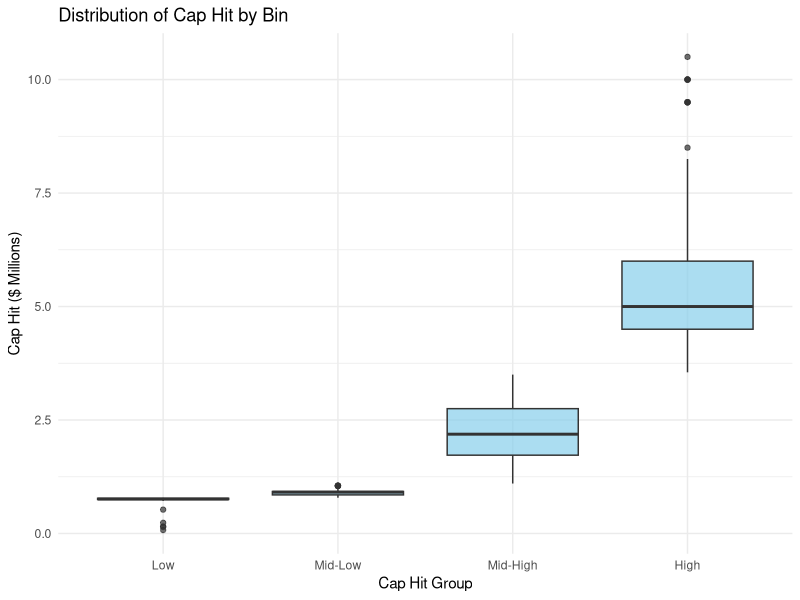
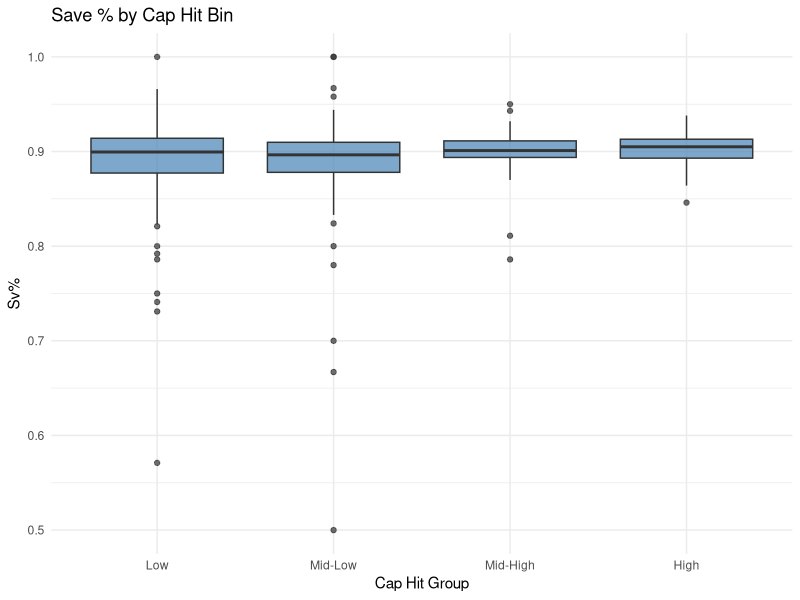
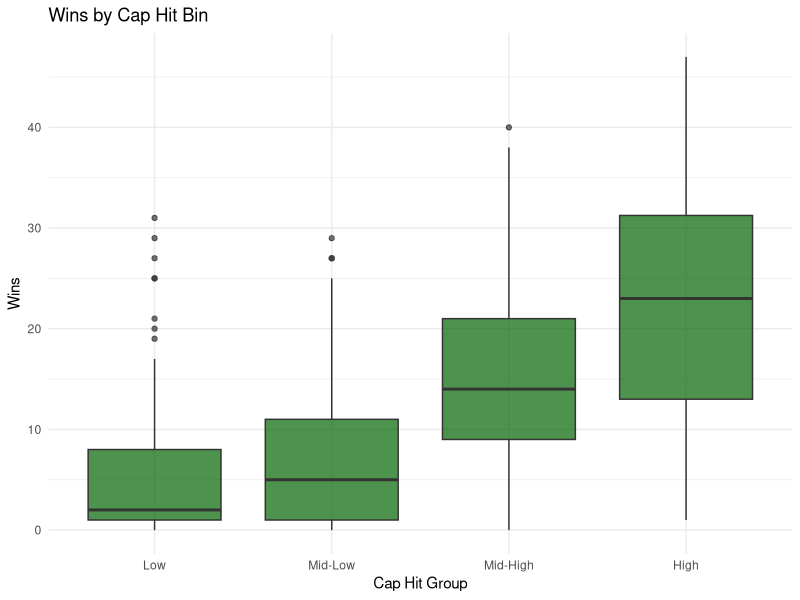
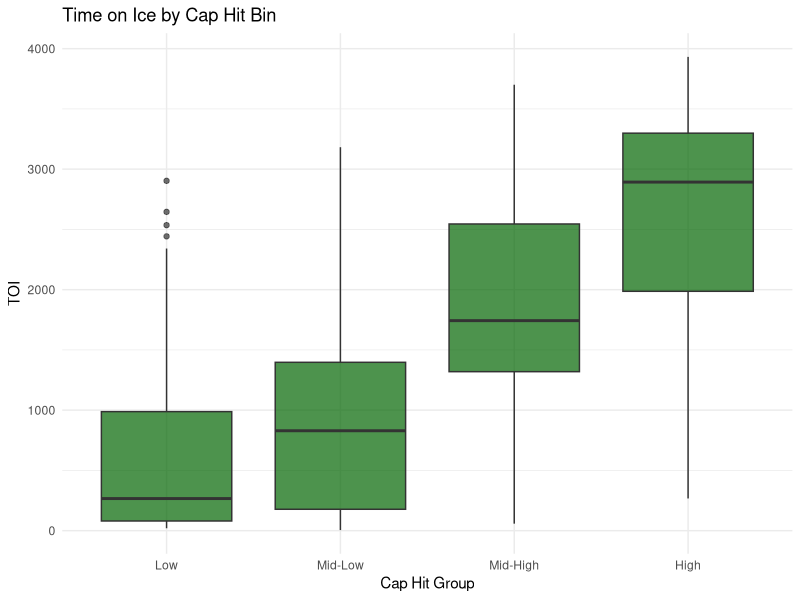
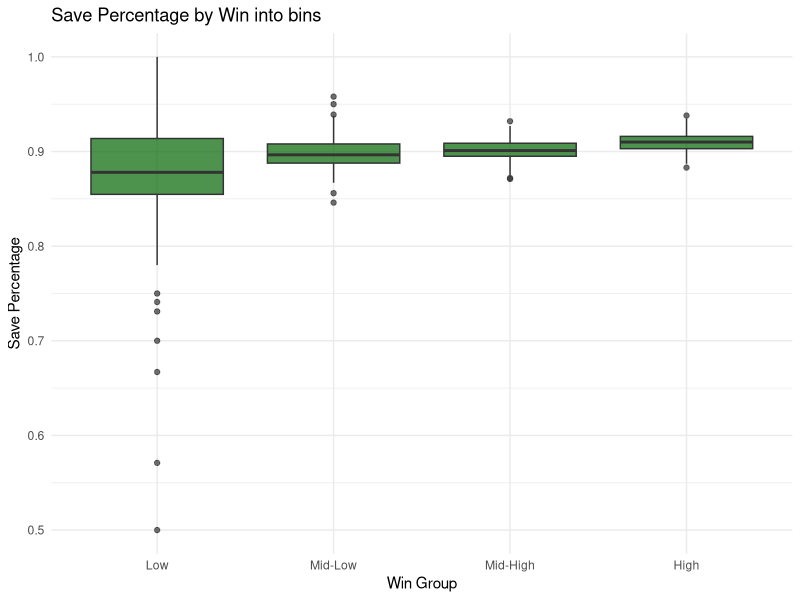
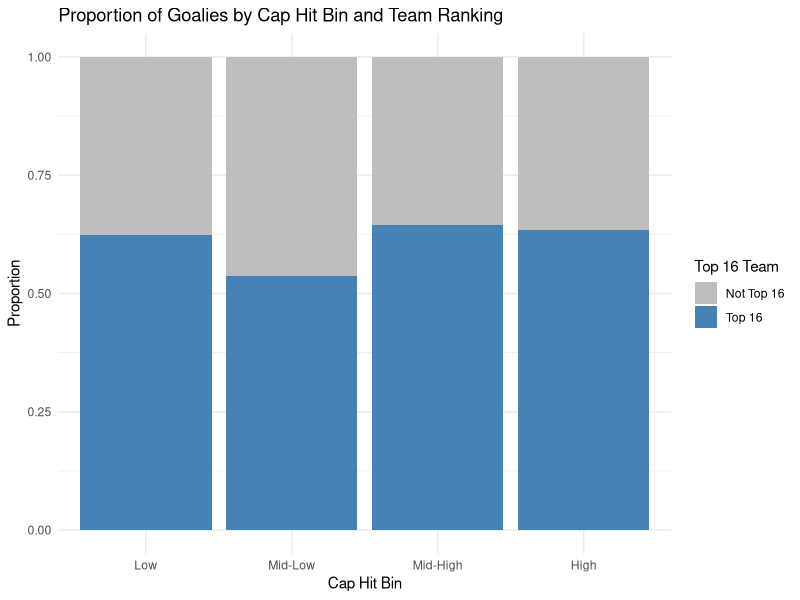
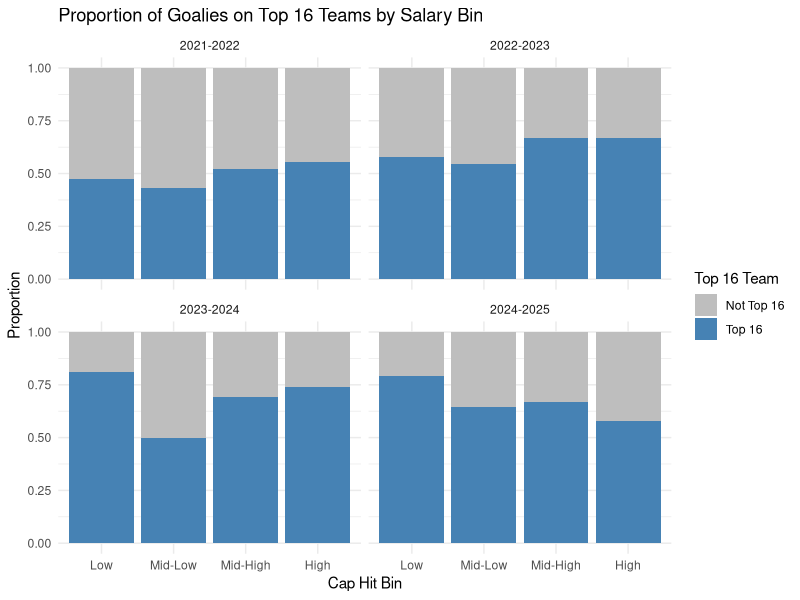
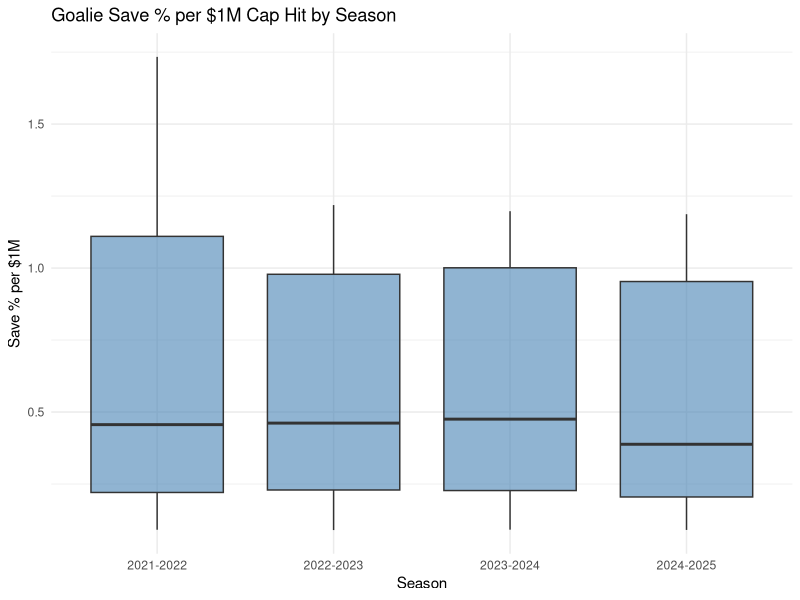

Source code (R) for these figures, in order:
## ---- chunk 1
library(tidyverse)
library(lubridate)
library(ggplot2)
library(gridExtra)
library(dplyr)
library(stringr)
library(broom)
library(purrr)
library(readr)
library(car)
library(lmtest)
library(sandwich)
library(broom)
goalies = read.csv("Complete_Combined_Goalie_Stats_2021_to_2025.csv") # Read in full data set

team_results = read.csv("Combined_Team_Results_2021_to_2025.csv") # Read in team results data set

goalies <- goalies %>%

  mutate(Cap_Hit = as.numeric(gsub("[^0-9]", "", `CapHit`)) / 1e6) #Remove non-numeric characters&convert Cap Hit (millions)

goalies <- goalies %>%

  mutate(Sv_percent = as.numeric(gsub("[^0-9\\.]", "", `Svpercent`))) # Convert Sv% column to numeric

goalies <- goalies %>%

  mutate(TOI_minutes = sapply(strsplit(TOI, ":"), function(x) as.numeric(x[1]) + as.numeric(x[2]) / 60)) # Convert TOI from HH:MM format to total minutes

goalies <- goalies %>%

  filter(!is.na(Cap_Hit), Cap_Hit > 0,

         #!is.na(TOI_minutes), TOI_minutes > 0

         !Player_Name %in% c("Thomas Hodges", "Matt Berlin", "Jett Alexander")) # Filter out goalies with 0 or NA Cap_Hit or TOI_minutes and the three EBUG


goalies <- goalies %>%

  mutate(SA = as.integer(gsub(",", "", SA)))  # Remove commas and convert to integer

goalies <- goalies %>%

  mutate(SA = as.integer(SA))

goalies <- goalies %>%

  mutate(Svs = as.integer(gsub(",", "", Svs)))  # Remove commas and convert to integer

goalies <- goalies %>%

  mutate(Svs = as.integer(Svs))

## ---- chunk 2

quantiles <- quantile(goalies$Cap_Hit, probs = seq(0, 1, 0.25), na.rm = TRUE)

cap_hit_quartiles <- quantile(goalies$Cap_Hit, probs = seq(0, 1, 0.25), na.rm = TRUE)

q0  <- cap_hit_quartiles[1]  # Minimum

q1  <- cap_hit_quartiles[2]  # 25th percentile

q2  <- cap_hit_quartiles[3]  # Median

q3  <- cap_hit_quartiles[4]  # 75th percentile

q4  <- cap_hit_quartiles[5]  # Maximum

# Step 1: Create quartile bins
cap_hit_quartiles <- quantile(goalies$Cap_Hit, probs = seq(0, 1, 0.25), na.rm = TRUE)

goalies <- goalies %>%
  mutate(
    cap_quartile = cut(
      Cap_Hit,
      breaks = cap_hit_quartiles,
      include.lowest = TRUE,
      labels = c("Q1", "Q2", "Q3", "Q4")
    )
  )

# Step 2: Calculate median Cap_Hit for each quartile group
median_by_quartile <- goalies %>%
  group_by(cap_quartile) %>%
  summarise(median_Cap_Hit = median(Cap_Hit, na.rm = TRUE))

# View result
print(median_by_quartile)

goalies <- goalies %>%
  mutate(Sv_percent = as.numeric(gsub("[^0-9\\.]", "", Sv_percent)))

# Step 2: Calculate average Save Percentage
average_sv_percent <- mean(goalies$Sv_percent, na.rm = TRUE)

# View result
print(average_sv_percent)

## ---- chunk 3

goalies <- goalies %>%

  mutate(Cap_Hit_Bin = cut(Cap_Hit, 

                           breaks = quantile(Cap_Hit, probs = seq(0, 1, 0.25), na.rm = TRUE),

                           include.lowest = TRUE,

                           labels = c("Low", "Mid-Low", "Mid-High", "High")))

goalies <- goalies %>%

  mutate(Wins_Bin = cut(Wins,

                        breaks = quantile(Wins, probs = seq(0, 1, 0.25), na.rm = TRUE),

                        include.lowest = TRUE,

                        labels = c("Low", "Mid-Low", "Mid-High", "High")))

plot1 <- ggplot(goalies, aes(x = Cap_Hit_Bin, y = Cap_Hit)) +

  geom_boxplot(fill = "skyblue", alpha = 0.7) +

  labs(

    title = "Distribution of Cap Hit by Bin",

    x = "Cap Hit Group",

    y = "Cap Hit ($ Millions)"

  ) +

  theme_minimal()

plot2 <- ggplot(goalies, aes(x = Cap_Hit_Bin, y = Sv_percent)) +

  geom_boxplot(fill = "steelblue", alpha = 0.7) +

  labs(title = "Save % by Cap Hit Bin", x = "Cap Hit Group", y = "Sv%") +

  theme_minimal()

plot3 <- ggplot(goalies, aes(x = Cap_Hit_Bin, y = Wins)) +

  geom_boxplot(fill = "darkgreen", alpha = 0.7) +

  labs(title = "Wins by Cap Hit Bin", x = "Cap Hit Group", y = "Wins") +

  theme_minimal()

plot4 <- ggplot(goalies, aes(x = Wins_Bin, y = Svpercent)) +

  geom_boxplot(fill = "darkgreen", alpha = 0.7) +

  labs(

    title = "Save Percentage by Win into bins", x = "Win Group", y = "Save Percentage") +

  theme_minimal()

plot5 <- ggplot(goalies, aes(x = Cap_Hit_Bin, y = TOI_minutes)) +

  geom_boxplot(fill = "darkgreen", alpha = 0.7) +

  labs(title = "Time on Ice by Cap Hit Bin", x = "Cap Hit Group", y = "TOI") +

  theme_minimal()

plot1

#grid.arrange(plot1, plot2, plot3, ncol = 1, nrow = 3) # Plots
## ---- chunk 4

plot2
## ---- chunk 5

plot3
## ---- chunk 6

plot5
## ---- chunk 7

wins_quartiles <- quantile(goalies$Wins, probs = seq(0, 1, 0.25), na.rm = TRUE)

# Assign each quantile to a variable

q0_wins <- wins_quartiles[1]  # Minimum

q1_wins <- wins_quartiles[2]  # 25th percentile (Q1)

q2_wins <- wins_quartiles[3]  # Median (Q2)

q3_wins <- wins_quartiles[4]  # 75th percentile (Q3)

q4_wins <- wins_quartiles[5]  # Maximum

plot4
## ---- chunk 8

goalies_combined <- goalies %>%

  left_join(team_results, by = c("Team", "Season"))

cap_breaks <- quantile(goalies_combined$Cap_Hit, probs = seq(0, 1, 0.25), na.rm = TRUE)

goalies_combined <- goalies_combined %>%

  mutate(Cap_Hit_Bin = cut(Cap_Hit, 

                           breaks = cap_breaks,

                           include.lowest = TRUE,

                           labels = c("Low", "Mid-Low", "Mid-High", "High")))


team_goalie_caps <- goalies_combined %>%

  group_by(Team, Season) %>%

  summarise(

    Total_Goalie_Cap = sum(Cap_Hit, na.rm = TRUE),

    Avg_Goalie_Cap = mean(Cap_Hit, na.rm = TRUE),

    .groups = "drop"

  )

team_wins <- goalies_combined %>%

  dplyr::select(Team, Season, Wins = P.y) %>%

  distinct()

team_model_data <- team_goalie_caps %>%

  left_join(team_wins, by = c("Team", "Season"))

cup_winners <- tibble::tibble(

  Season = c("2021-2022", "2022-2023", "2023-2024", "2024-2025"),

  Team = c("COL", "VGK", "FLA", "FLA")

)

team_model_data <- team_model_data %>%

  left_join(cup_winners %>% mutate(Cup_Winner = TRUE), by = c("Team", "Season")) %>%

  mutate(

    Cup_Winner = ifelse(is.na(Cup_Winner), FALSE, Cup_Winner),

    Label = ifelse(Cup_Winner, paste0(Team, " (", substr(Season, 6, 9), ")"), NA)

  )

goalies_combined <- goalies_combined %>%

  group_by(Season) %>%

  mutate(Rank = dense_rank(desc(P.y))) %>%

  ungroup()

goalies_combined <- goalies_combined %>%

  mutate(Top16 = ifelse(Rank <= 16, 1, 0))  # 1 = Top 16 team

summary_table <- goalies_combined %>%

  group_by(Season, Cap_Hit_Bin, Top16) %>%

  summarise(

    Num_Goalies = n(),

    Avg_SvPct = mean(Sv_percent, na.rm = TRUE),

    Avg_Wins = mean(Wins, na.rm = TRUE),

    .groups = "drop"

  ) %>%

  arrange(Season, Cap_Hit_Bin, desc(Top16))

team_model_data <- team_model_data %>%

  left_join(

    goalies_combined %>% select(Team, Season, Top16) %>% distinct(),

    by = c("Team", "Season")

  )

goalies_combined %>%

  group_by(Cap_Hit_Bin, Top16) %>%

  summarise(n = n(), .groups = "drop") %>%

  mutate(percent = n / sum(n)) %>%

  ggplot(aes(x = Cap_Hit_Bin, y = percent, fill = as.factor(Top16))) +

  geom_bar(stat = "identity", position = "fill") +

  scale_fill_manual(values = c("gray", "steelblue"), labels = c("Not Top 16", "Top 16")) +

  labs(title = "Proportion of Goalies by Cap Hit Bin and Team Ranking",

       x = "Cap Hit Bin", y = "Proportion", fill = "Top 16 Team") +

  theme_minimal()
## ---- chunk 9

goalies_combined %>%

  group_by(Season, Cap_Hit_Bin, Top16) %>%

  summarise(n = n(), .groups = "drop") %>%

  group_by(Season, Cap_Hit_Bin) %>%

  mutate(percent = n / sum(n)) %>%

  ggplot(aes(x = Cap_Hit_Bin, y = percent, fill = as.factor(Top16))) +

  geom_bar(stat = "identity", position = "fill") +

  facet_wrap(~Season) +

  scale_fill_manual(values = c("gray", "steelblue"), labels = c("Not Top 16", "Top 16")) +

  labs(

    title = "Proportion of Goalies on Top 16 Teams by Salary Bin",

    x = "Cap Hit Bin", y = "Proportion", fill = "Top 16 Team"

  ) +

  theme_minimal()
## ---- chunk 10

goalies <- goalies %>%

  mutate(

    SvPct_per_M = Sv_percent / Cap_Hit,

    Wins_per_M = Wins / Cap_Hit,

    SO_per_M = SO / Cap_Hit

  )

goalies_roi <- goalies %>%

  filter(TOI_minutes > 300, Cap_Hit > 0.5)


ggplot(goalies_roi, aes(x = Season, y = SvPct_per_M)) +

  geom_boxplot(fill = "steelblue", alpha = 0.6) +

  labs(

    title = "Goalie Save % per $1M Cap Hit by Season",

    x = "Season",

    y = "Save % per $1M"

  ) +

  theme_minimal()
## ---- chunk 11

ggplot(goalies, aes(x = Sv_percent)) +

  geom_histogram(aes(y = ..density..), bins = 30, fill = "steelblue", alpha = 0.6) +

  geom_density(color = "darkred", linewidth = 1) +

  labs(

    title = "Distribution of Save Percentage",

    x = "Sv%",

    y = "Density"

  ) +

  theme_minimal()
## ---- chunk 12

ggplot(goalies, aes(x = Wins)) +

  geom_histogram(aes(y = ..density..), bins = 30, fill = "steelblue", alpha = 0.6) +

  geom_density(color = "darkred", linewidth = 1) +

  labs(

    title = "Distribution of Wins",

    x = "Wins",

    y = "Density"

  ) +

  theme_minimal()
## ---- chunk 13

ggplot(goalies, aes(x = TOI_minutes)) +

  geom_histogram(aes(y = ..density..), bins = 30, fill = "steelblue", alpha = 0.6) +

  geom_density(color = "darkred", linewidth = 1) +

  labs(

    title = "Distribution of Time on Ice",

    x = "TOI",

    y = "Density"

  ) +

  theme_minimal()
## ---- chunk 14

goalies <- goalies %>%

  mutate(

    Wins_per_M = Wins/Cap_Hit,

    SvPct_per_M = Sv_percent/Cap_Hit,

    SO_per_M = SO/Cap_Hit

  )

plot6 = ggplot(goalies, aes(x = Sv_percent, y = Wins_per_M)) +

  geom_point(aes(size = TOI_minutes, color = Cap_Hit)) +

  scale_color_viridis_c() +

  labs(title = "Wins per $1M vs. Save %", x = "Save %", y = "Wins per $1M Cap Hit") +

  theme_minimal()

plot7 = ggplot(goalies, aes(x = Sv_percent, y = Cap_Hit)) +

  geom_point(aes(size = TOI_minutes), alpha = 0.6) +

  geom_smooth(method = "lm", se = FALSE, color = "blue") +

  labs(

    title = "Cap Hit vs. Save %",

    x = "Save %",

    y = "Cap Hit ($M)",

    size = "TOI"  # Change legend title for point size

  ) +

  theme_minimal()

plot6

#grid.arrange(plot3, plot4, ncol = 1, nrow = 2) # Plots
## ---- chunk 15

plot7
## ---- chunk 16

model_sv <- lm(Sv_percent ~ Cap_Hit, data = goalies)

summary(model_sv)
## ---- chunk 17

ggplot(goalies, aes(x = Cap_Hit, y = Sv_percent)) +

  geom_point(alpha = 0.6, color = "steelblue", size = 3) +

  geom_smooth(method = "lm", se = TRUE, color = "darkred", linewidth = 1.2) +

  labs(

    title = "Regression: Cap Hit vs. Save Percentage",

    x = "Cap Hit ($ Millions)",

    y = "Sv%"

  ) +

  theme_minimal()
## ---- chunk 18

Wins_model <- lm(Wins ~ Cap_Hit, data = goalies)

summary(model_sv)
## ---- chunk 19

ggplot(goalies, aes(x = Cap_Hit, y = Wins)) +

  geom_point(alpha = 0.6, color = "steelblue", size = 3) +

  geom_smooth(method = "lm", se = TRUE, color = "darkred", linewidth = 1.2) +

  labs(

    title = "Regression: Cap Hit vs. Wins",

    x = "Cap Hit ($ Millions)",

    y = "Wins"

  ) +

  theme_minimal()

r2_caphit <- summary(Wins_model)$r.squared
## ---- chunk 20

toi_model <- lm(TOI_minutes ~ Cap_Hit, data = goalies)

summary(toi_model)


## ---- chunk 21

ggplot(goalies, aes(x = Cap_Hit, y = TOI_minutes)) +

  geom_point(alpha = 0.6, color = "steelblue", size = 3) +

  geom_smooth(method = "lm", se = TRUE, color = "darkred", linewidth = 1.2) +

  labs(

    title = "Regression: Cap Hit vs. TOI",

    x = "Cap Hit ($ Millions)",

    y = "TOI"

  ) +

  theme_minimal()

r3_caphit <- summary(toi_model)$r.squared


## ---- chunk 22

ggplot(team_model_data, aes(x = Total_Goalie_Cap, y = Wins, color = Cup_Winner)) +

  geom_point(size = 3) +

  geom_smooth(method = "lm", se = TRUE, color = "gray") +

  geom_text(

    data = filter(team_model_data, Cup_Winner == TRUE),

    aes(label = Label),

    vjust = -1, fontface = "bold", size = 4, color = "black"

  ) +

  scale_color_manual(values = c("FALSE" = "darkblue", "TRUE" = "gold"),

                     labels = c("No", "Yes"),

                     name = "Stanley Cup Winner") +

  labs(

    title = "Team Wins vs. Total Goalie Cap Hit",

    x = "Total Goalie Cap Hit (in Millions)",

    y = "Team Wins"

  ) +

  theme_minimal()
## ---- chunk 23

ggplot(team_model_data, aes(x = Total_Goalie_Cap, y = Wins, color = as.factor(Top16))) +

  geom_point(size = 3) +

  geom_smooth(method = "lm", se = TRUE, color = "gray") +

  geom_text(

    data = filter(team_model_data, Top16 == 1),

    aes(label = Label),

    vjust = -1, fontface = "bold", size = 3.5, color = "black"

  ) +

  scale_color_manual(

    values = c("0" = "darkblue", "1" = "orange"),

    labels = c("No", "Yes"),

    name = "Top 16 Team"

  ) +

  facet_wrap(~ Season) +

  labs(

    title = "Team Wins vs. Total Goalie Cap Hit by Season",

    x = "Total Goalie Cap Hit (in Millions)",

    y = "Team Wins"

  ) +

  theme_minimal()
## ---- chunk 24

team_model_data <- team_model_data %>%

  group_by(Season) %>%

  mutate(Rank = dense_rank(desc(Wins))) %>%

  ungroup()

goalie_perf_summary <- goalies_combined %>%

  group_by(Team, Season) %>%

  summarise(

    Avg_SvPct = mean(Sv_percent, na.rm = TRUE),

    Total_Goalie_Cap = sum(Cap_Hit, na.rm = TRUE),

    .groups = "drop"

  )

team_model_data <- team_model_data %>%

  left_join(goalie_perf_summary, by = c("Team", "Season"))

# Step 1: Load your data

df <- team_model_data

# Step 2: Identify duplicate base column names

x_cols <- names(df)[str_ends(names(df), "\\.x")]

y_cols <- names(df)[str_ends(names(df), "\\.y")]

# Get base names that have both .x and .y

base_names <- intersect(str_remove(x_cols, "\\.x"), str_remove(y_cols, "\\.y"))

# Step 3: Drop .y columns

df_clean <- df %>%

  dplyr::select(-all_of(paste0(base_names, ".y")))

# Step 4: Rename .x columns to base names

names(df_clean) <- str_replace(names(df_clean), "\\.x$", "")

team_model_data <- df_clean
## ---- chunk 25
# Define the season salary caps
cap_by_season <- c(
  "2021-2022" = 81.5,
  "2022-2023" = 82.5,
  "2023-2024" = 83.5,
  "2024-2025" = 83.5  # Or 88.0 if you're using the upper cap
)

# Compute Cap Hit as % of team cap
goalies <- goalies %>%
  mutate(Cap_Percent = Cap_Hit / cap_by_season[Season])

# Create bins based on Cap_Percent
goalies <- goalies %>%
  mutate(Cap_Percent_Bin = cut(Cap_Percent,
                               breaks = quantile(Cap_Percent, probs = seq(0, 1, 0.25), na.rm = TRUE),
                               include.lowest = TRUE,
                               labels = c("Low", "Mid-Low", "Mid-High", "High")))

# Create bins based on Cap_Percent
goalies <- goalies %>%
  mutate(Cap_Percent_Bin = cut(Cap_Percent,
                               breaks = quantile(Cap_Percent, probs = seq(0, 1, 0.25), na.rm = TRUE),
                               include.lowest = TRUE,
                               labels = c("Low", "Mid-Low", "Mid-High", "High")))

# Plot: Cap_Percent vs Cap_Percent_Bin
plot1 <- ggplot(goalies, aes(x = Cap_Percent_Bin, y = Cap_Percent)) +
  geom_boxplot(fill = "skyblue", alpha = 0.7) +
  labs(title = "Distribution of Cap % by Bin",
       x = "Cap % Group",
       y = "Cap Hit (% of Salary Cap)") +
  theme_minimal()

# Plot: Sv% vs Cap_Percent_Bin
plot2 <- ggplot(goalies, aes(x = Cap_Percent_Bin, y = Sv_percent)) +
  geom_boxplot(fill = "steelblue", alpha = 0.7) +
  labs(title = "Save % by Cap % Bin",
       x = "Cap % Group", y = "Sv%") +
  theme_minimal()

# Plot: Wins vs Cap_Percent_Bin
plot3 <- ggplot(goalies, aes(x = Cap_Percent_Bin, y = Wins)) +
  geom_boxplot(fill = "darkgreen", alpha = 0.7) +
  labs(title = "Wins by Cap % Bin",
       x = "Cap % Group", y = "Wins") +
  theme_minimal()

# Plot: TOI vs Cap_Percent_Bin
plot4 <- ggplot(goalies, aes(x = Cap_Percent_Bin, y = TOI_minutes)) +
  geom_boxplot(fill = "darkgreen", alpha = 0.7) +
  labs(title = "TOI by Cap % Bin",
       x = "Cap % Group", y = "Time on Ice (minutes)") +
  theme_minimal()

# Optionally show all side by side
gridExtra::grid.arrange(plot1, plot2, plot3, plot4, ncol = 2)
## ---- chunk 26

# Define the salary cap by season

cap_by_season <- c(

  "2021-2022" = 81.5,

  "2022-2023" = 82.5,

  "2023-2024" = 83.5,

  "2024-2025" = 88.0

)

# Add Cap_Percent column: Cap_Hit / season cap

goalies <- goalies %>%

  mutate(

    Cap_Percent = Cap_Hit / cap_by_season[Season]

  )
## ---- chunk 27

model_caphit <- lm(Cap_Percent ~ Sv_percent + Wins + TOI_minutes, data = goalies)

summary(model_caphit)

coef_values <- coef(model_caphit)

intercept      <- coef_values["(Intercept)"]

beta_sv        <- coef_values["Sv_percent"]

beta_wins      <- coef_values["Wins"]

beta_toi       <- coef_values["TOI_minutes"]

b_sv_dollars <- beta_sv * 83875000

b_wins_dollars <- beta_wins * 83875000

b_toi_dollars <- beta_toi * 83875000

inter_dollars <- intercept * 83875000

r2 <- summary(model_caphit)$r.squared
r2
## ---- chunk 28

goalies$Predicted_Cap_Hit <- predict(model_caphit)

ggplot(goalies, aes(x = Predicted_Cap_Hit, y = Cap_Percent)) +

  geom_point(alpha = 0.6, color = "steelblue") +

  geom_abline(slope = 1, intercept = 0, color = "red", linetype = "solid") +

  labs(

    title = "Actual vs. Predicted Cap Hit Percentage",

    x = "Predicted Cap Hit %",

    y = "Actual Cap Hit %"

  ) +

  theme_minimal()
## ---- chunk 29

ggplot(goalies, aes(x = Sv_percent, y = Predicted_Cap_Hit)) +

  geom_point(alpha = 0.7, color = "darkgreen", size = 3) + 

  labs(

    title = "Actual Sv% vs. Predicted Cap Hit %",

    x = "Actual Sv%",

    y = "Predicted Cap %"

  ) +

  theme_minimal()
## ---- chunk 30

# Plot: Predicted vs. Actual Wins

ggplot(goalies, aes(x = Wins, y = Predicted_Cap_Hit)) +

  geom_point(alpha = 0.7, color = "darkgreen", size = 3) + 

  labs(

    title = "Actual Wins vs. Predicted Cap Hit %",

    x = "Actual Wins",

    y = "Predicted Cap %"

  ) +

  theme_minimal()
## ---- chunk 31

ggplot(goalies, aes(x = TOI_minutes, y = Predicted_Cap_Hit)) +

  geom_point(alpha = 0.7, color = "darkgreen", size = 3) + 

  labs(

    title = "Actual TOI vs. Predicted Cap Hit %",

    x = "Actual TOI",

    y = "Predicted Cap %"

  ) +

  theme_minimal()
## ---- chunk 32

vif_values <- vif(model_caphit)

vif_wins <- round(vif_values["Wins"],5)

vif_sv_percent <- round(vif_values["Sv_percent"],5)

vif_toi_minutes <- round(vif_values["TOI_minutes"],5)

bp_test <- bptest(model_caphit)

bp_pval <- round(bp_test$p.value,5)

dw_result <- dwtest(model_caphit)

dw_stat <- round(dw_result$statistic,5)
bp_pval
## ---- chunk 33

par(mfrow = c(2, 2))

plot(model_caphit)
## ---- chunk 34

coeftest(model_caphit, 

         vcov = vcovHC(model_caphit, type = "HC1"))

robust_coefs <- coeftest(model_caphit, vcov = vcovHC(model_caphit, type = "HC1"))

# Extract p-values

p_sv <- round(robust_coefs["Sv_percent", "Pr(>|t|)"], 5)

p_wins <- round(robust_coefs["Wins", "Pr(>|t|)"], 5)

p_toi <- round(robust_coefs["TOI_minutes", "Pr(>|t|)"], 5)

p_intercept <- round(robust_coefs["(Intercept)", "Pr(>|t|)"], 5)
p_wins
## ---- chunk 35

model_full <- lm(Cap_Percent ~ Sv_percent + Wins + TOI_minutes, data = goalies)

model_step <- step(model_full, direction = "both")

summary(model_step)
## ---- chunk 36

step_trace <- step(model_full, direction = "both", trace = FALSE)

step_summary <- step_trace$anova

# Add step numbers

step_summary$Step <- seq_len(nrow(step_summary))

# Plot the AIC path

ggplot(step_summary, aes(x = Step, y = AIC)) +

  geom_line(color = "steelblue", size = 1.2) +

  geom_point(size = 3, color = "darkblue") +

  labs(

    title = "AIC Across Stepwise Selection Steps",

    x = "Step Number",

    y = "Akaike Information Criterion (AIC)"

  ) +

  theme_minimal()
## ---- chunk 37

model_caphit_toi <- lm(Cap_Percent ~ TOI_minutes, data = goalies)

summary(model_caphit_toi)

coef_values <- coef(model_caphit_toi)

intercept      <- coef_values["(Intercept)"]

beta_toi       <- coef_values["TOI_minutes"]

b_toi_dollars <- beta_toi * 83875000

inter_dollars <- intercept * 83875000

r2 <- summary(model_caphit)$r.squared
inter_dollars
## ---- chunk 38
goalies$Predicted_Cap_Hit <- predict(model_caphit_toi)

ggplot(goalies, aes(x = Predicted_Cap_Hit, y = Cap_Percent)) +

  geom_point(alpha = 0.6, color = "steelblue") +

  geom_abline(slope = 1, intercept = 0, color = "red", linetype = "solid") +

  labs(

    title = "Actual vs. Predicted Cap Hit Percentage",

    x = "Predicted Cap Hit %",

    y = "Actual Cap Hit %"

  ) +

  theme_minimal()
## ---- chunk 39

par(mfrow = c(2, 2))

plot(model_caphit_toi)
